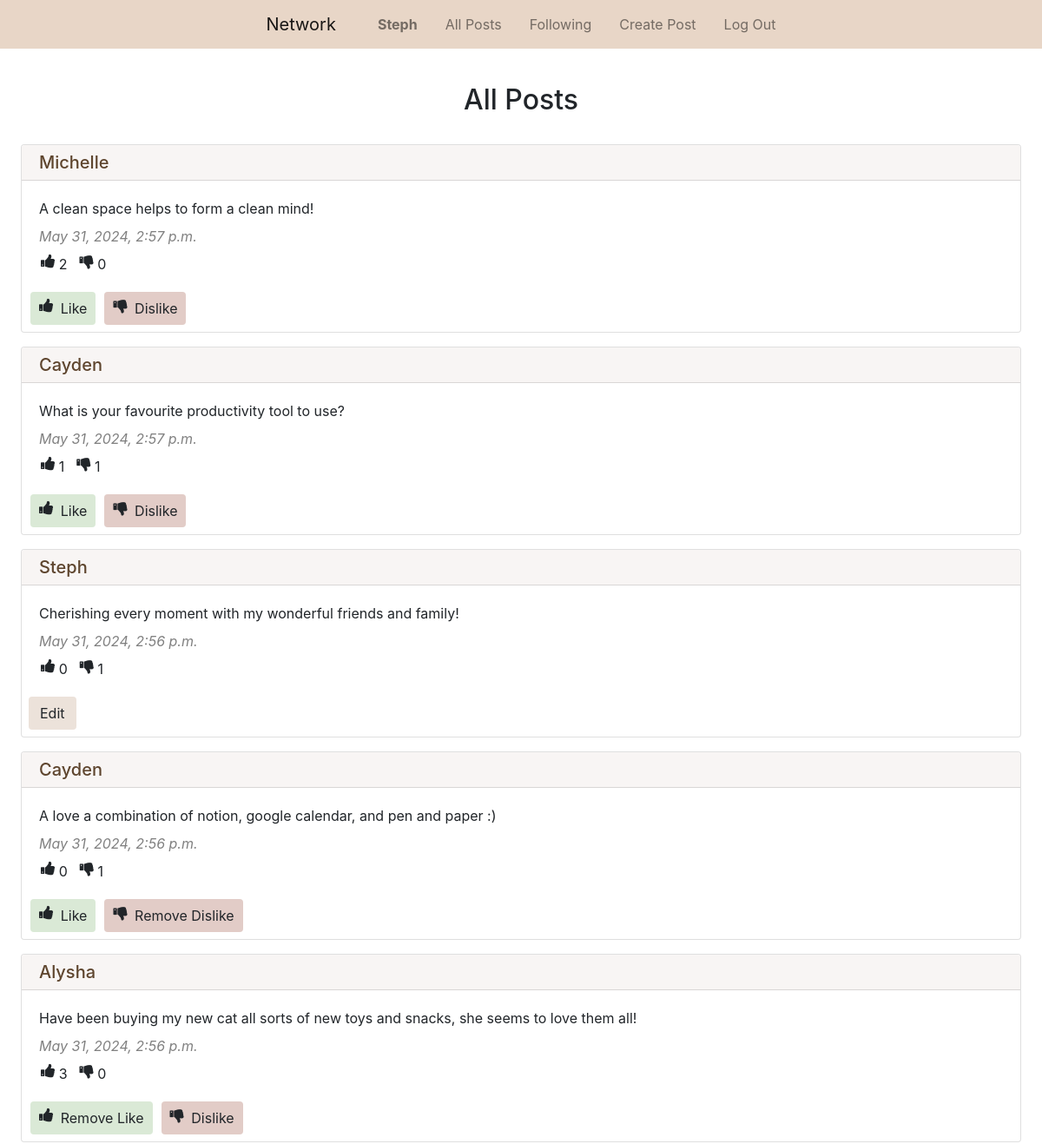
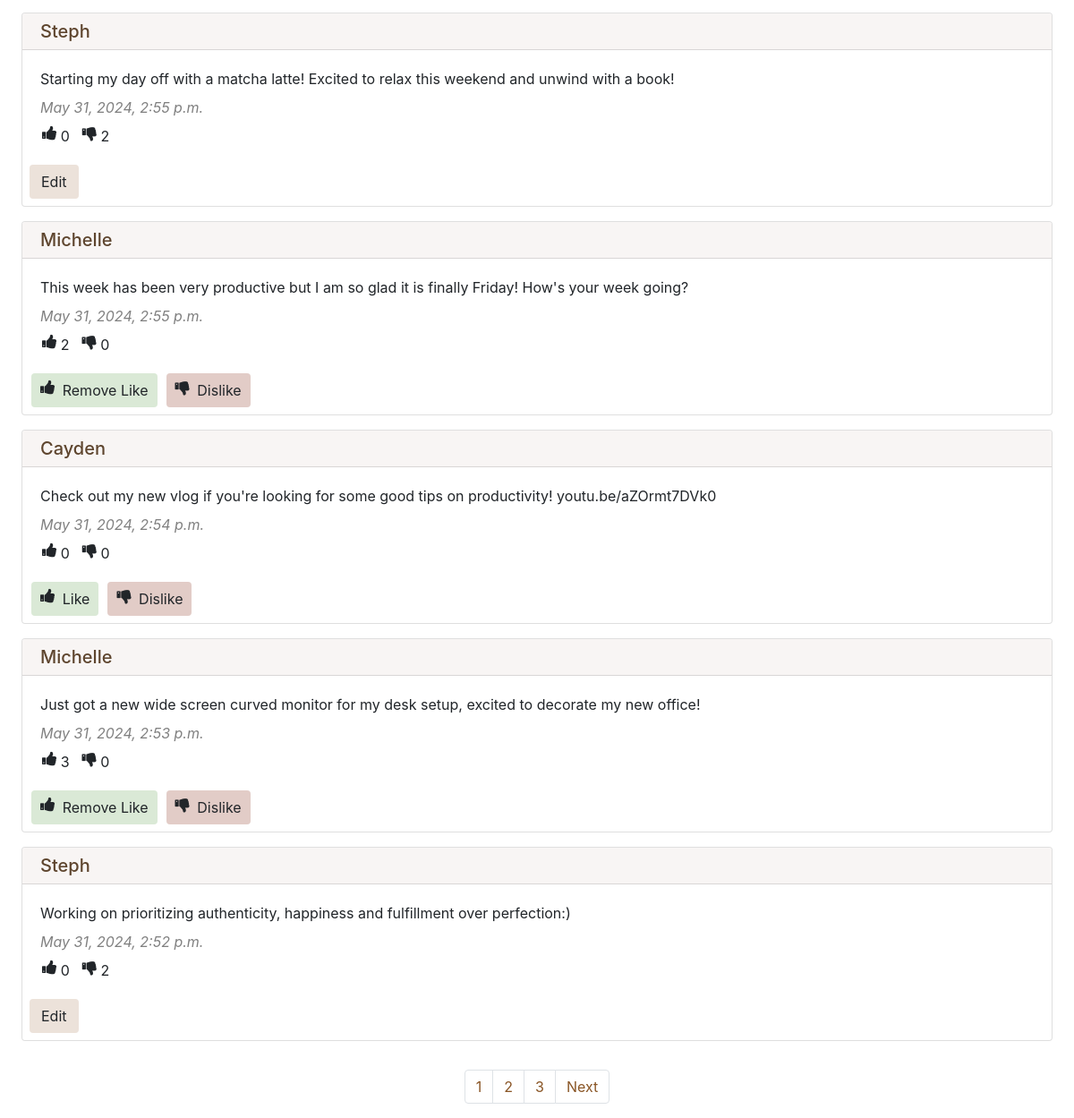
/ (signed in), run on the app's committed database (2 pictures, top to bottom).
### network/models.py (models this page shows, shortened)
class User(AbstractUser):
    pass

class Post(models.Model):
    content = models.CharField(max_length=300)
    user = models.ForeignKey(User, on_delete=models.CASCADE, related_name="post_user")
    date_time = models.DateTimeField(auto_now_add=True)

### network/views.py (the view)
# urls.py: path("", views.index, name="index"),
def index(request):
    all_posts = Post.objects.all().order_by("id").reverse()
    all_likes = Like.objects.all()
    your_liked_post_ids = []
    try:
        for like in all_likes:
            if like.user.id == request.user.id:
                your_liked_post_ids.append(like.post.id)
    except:
        your_liked_post_ids = []
    all_dislikes = Dislike.objects.all()
    your_disliked_post_ids = []
    try:
        for dislike in all_dislikes:
            if dislike.user.id == request.user.id:
                your_disliked_post_ids.append(dislike.post.id)
    except:
        your_disliked_post_ids = []
    paginator = Paginator(all_posts, 10)
    page_number = request.GET.get("page")
    page_posts = paginator.get_page(page_number)
    return render(request, "network/index.html", {
        "page_posts": page_posts,
        "your_liked_post_ids": your_liked_post_ids,
        "your_disliked_post_ids": your_disliked_post_ids
    })

### network/templates/network/index.html (shortened to what this page needs)
{% extends "network/layout.html" %}
{% block body %}
    <h2 class="px-5 pt-4 pb-3 mt-3 text-center">All Posts</h2>
    {% for post in page_posts %}
        <div class="px-4 py-2">
            <div class="card">
                <h5 class="card-header bg-brown pt-2 pb-2"><a class="brownlink" href="{% url 'profile' user_id=post.user.id %}">{{ post.user.username | capfirst }}</a></h5>
                <div class="card-body">
                    <p class="card-text mt-0 mb-2" id="content_{{ post.id }}">{{ post.content }}</p>
                    <p class="card-text grey mt-2 mb-1"><i>{{ post.date_time }}</i></p>
                    <div class="row pl-3 mt-2">
                        <div class="pl-3 pr-4 row">
                            <i class="fa fa-thumbs-up" style="font-size:18px"></i>
                            <div class="px-1" id="like_count_{{ post.id }}"> {{ post.like_post.count }}</div>
                        </div>
                        <div class="pl-3 row">
                            <i class="fa fa-thumbs-down" style="font-size:18px"></i>
                            <div class="px-1" id="dislike_count_{{ post.id }}"> {{ post.dislike_post.count }}</div>
                        </div>
                    </div>
                </div>
                {% if user.is_authenticated %}
                    {% if user == post.user %}
                        <div class="d-flex justify-content-aroud pl-2 pb-2">
                            <button type="button" class="btn btn-brown" data-toggle="modal" data-target="#edit_modal">Edit</button>
                        </div>
                    {% else %}
                        <div class="row pl-3">
                            {% if post.id in your_liked_post_ids %}
                                <div class="row d-flex justify-content-aroud pl-4 pb-2 pr-2">
                                    <button type="button" class="btn btn-like mr-2 px-4" onclick="like_handler({{ post.id }})">
                                        <div class="row">
                                            <i class="fa fa-thumbs-up pr-2" style="font-size:18px"></i>
                                            <div id="like_{{ post.id }}"> Remove Like </div>
                                        </div>
                                    </button>
                                </div>
                            {% else %}
                                <div class="row d-flex justify-content-aroud pl-4 pb-2 pr-2">
                                    <button type="button" class="btn btn-like mr-2 px-4" onclick="like_handler({{ post.id }})">
                                        <div class="row">
                                            <i class="fa fa-thumbs-up pr-2" style="font-size:18px"></i>
                                            <div id="like_{{ post.id }}"> Like </div>
                                        </div>
                                    </button>
                                </div>
                            {% endif %}
                            {% if post.id in your_disliked_post_ids %}
                                <div class="row d-flex justify-content-aroud pl-4 pb-2">
                                    <button type="button" class="btn btn-dislike mr-2 px-4" onclick="dislike_handler({{ post.id }})">
                                        <div class="row">
                                            <i class="fa fa-thumbs-down pr-2" style="font-size:18px"></i>
                                            <div id="dislike_{{ post.id }}"> Remove Dislike </div>
                                        </div>
                                    </button>
                                </div>
                            {% else %}
                                <div class="row d-flex justify-content-aroud pl-4 pb-2"m>
                                    <button type="button" class="btn btn-dislike mr-2 px-4" onclick="dislike_handler({{ post.id }})">
                                        <div class="row">
                                            <i class="fa fa-thumbs-down pr-2" style="font-size:18px"></i>
                                            <div id="dislike_{{ post.id }}"> Dislike </div>
                                        </div>
                                    </button>
                                </div>
                            {% endif %}
                        </div>
                    {% endif %}
                {% endif %}
            </div>
        </div>
    {% endfor %}
    <br>
    <nav aria-label="Page navigation">
        <ul class="pagination d-flex justify-content-center">
            {% for i in page_posts.paginator.page_range %}
                <li class="page-item"><a class="page-link brown-text" href="?page={{ i }}">{{ i }}</a></li>
            {% endfor %}
            {% if page_posts.has_next %}
                <li class="page-item"><a class="page-link brown-text" href="?page={{ page_posts.next_page_number }}">Next</a></li>
            {% endif %}
        </ul>
      </nav>
{% endblock %}

### network/templates/network/layout.html (shortened to what this page needs)
{% load static %}
<!DOCTYPE html>
<html lang="en">
    <head>
        <link rel="stylesheet" href="https://stackpath.bootstrapcdn.com/bootstrap/4.4.1/css/bootstrap.min.css">
        <link rel="stylesheet" href="https://cdnjs.cloudflare.com/ajax/libs/font-awesome/4.7.0/css/font-awesome.min.css">
        <link href="{% static 'network/styles.css' %}" rel="stylesheet">
    </head>
    <body>
        <nav class="navbar navbar-expand-lg navbar-light bg-light justify-content-center">
            <a class="navbar-brand px-3" href="{% url 'index' %}">Network</a>
            <div>
              <ul class="navbar-nav mr-auto">
                {% if user.is_authenticated %}
                    <li class="nav-item">
                        <a class="nav-link px-3" href="{% url 'profile' user_id=user.id %}"><strong>{{ user.username | capfirst }}</strong></a>
                    </li>
                {% endif %}
                <li class="nav-item">
                  <a class="nav-link px-3" href="{% url 'index' %}">All Posts</a>
                </li>
                {% if user.is_authenticated %}
                    <li class="nav-item">
                        <a class="nav-link px-3" href="{% url 'following' %}">Following</a>
                    </li>
                    <li class="nav-item">
                        <a class="nav-link px-3" href="{% url 'create' %}">Create Post</a>
                    </li>
                    <li class="nav-item">
                        <a class="nav-link px-3" href="{% url 'logout' %}">Log Out</a>
                    </li>
                {% endif %}
              </ul>
            </div>
          </nav>
        <div class="body">
            {% block body %}
            {% endblock %}
        </div>
    </body>
</html>

### network/static/network/styles.css (style rules this page uses)
.btn-brown { background-color: #ECE2DA !important; }
.btn-like { background-color: #dae9d6 !important; }
.btn-dislike { background-color: #e2ccc7 !important; }
.brownlink { color: #8a5626 !important; }
.brownlink { color: #5e452e !important; }
.bg-light { background-color: #e8d6c7 !important; }
.bg-brown { background-color: #f8f5f4 !important; }
.brown-text { color: #8a5626 !important; }
.grey { color: grey !important; }

### data on the page
User: username "Steph"
Post: user.username "Michelle", content "A clean space helps to form a clean mind!", date_time "May 31, 2024, 2:57 p.m.", like_post.count "2", dislike_post.count "0"
Post: user.username "Cayden", content "What is your favourite productivity tool to use?", date_time "May 31, 2024, 2:57 p.m.", like_post.count "1", dislike_post.count "1"
Post: user.username "Steph", content "Cherishing every moment with my wonderful friends and family!", date_time "May 31, 2024, 2:56 p.m.", like_post.count "0", dislike_post.count "1"
Post: user.username "Cayden", content "A love a combination of notion, google calendar, and pen and paper :)", date_time "May 31, 2024, 2:56 p.m.", like_post.count "0", dislike_post.count "1"
Post: user.username "Alysha", content "Have been buying my new cat all sorts of new toys and snacks, she seems to love them all!", date_time "May 31, 2024, 2:56 p.m.", like_post.count "3", dislike_post.count "0"
Post: user.username "Steph", content "Starting my day off with a matcha latte! Excited to relax this weekend and unwind with a book!", date_time "May 31, 2024, 2:55 p.m.", like_post.count "0", dislike_post.count "2"
Post: user.username "Michelle", content "This week has been very productive but I am so glad it is finally Friday! How's your week going?", date_time "May 31, 2024, 2:55 p.m.", like_post.count "2", dislike_post.count "0"
Post: user.username "Cayden", content "Check out my new vlog if you're looking for some good tips on productivity! youtu.be/aZOrmt7DVk0", date_time "May 31, 2024, 2:54 p.m.", like_post.count "0", dislike_post.count "0"
Post: user.username "Michelle", content "Just got a new wide screen curved monitor for my desk setup, excited to decorate my new office!", date_time "May 31, 2024, 2:53 p.m.", like_post.count "3", dislike_post.count "0"
Post: user.username "Steph", content "Working on prioritizing authenticity, happiness and fulfillment over perfection:)", date_time "May 31, 2024, 2:52 p.m.", like_post.count "0", dislike_post.count "2"

### other printed values
{{ i }} "1" "2" "3"
